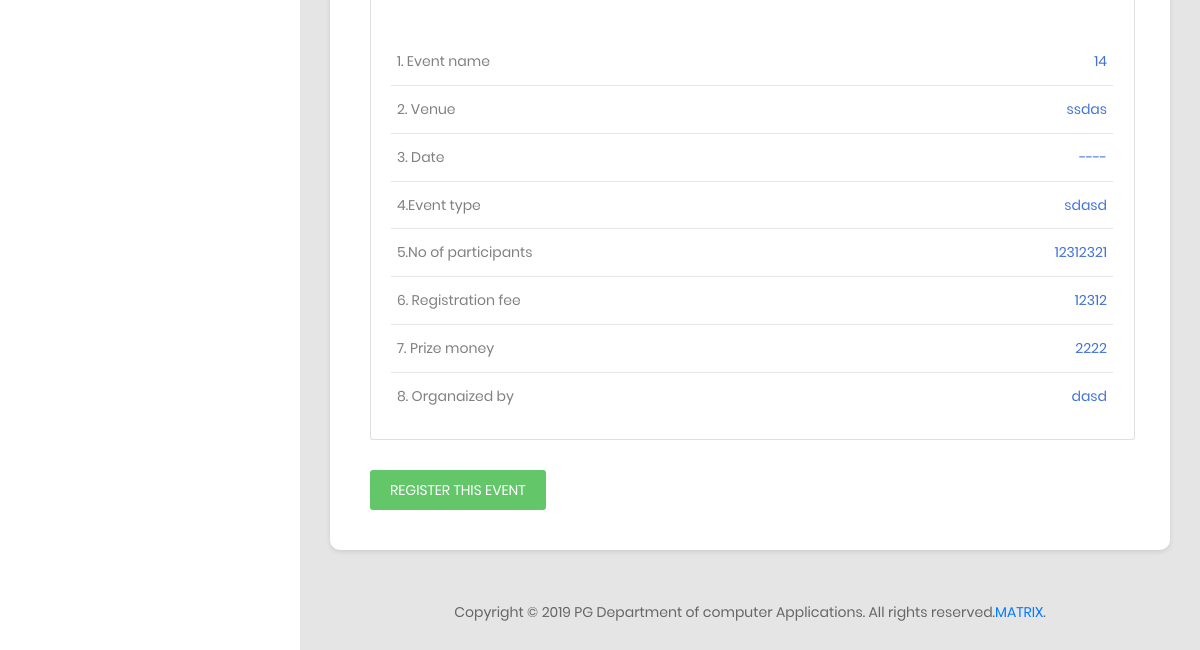
The page /event/ (lower part) on the database as committed earlier.
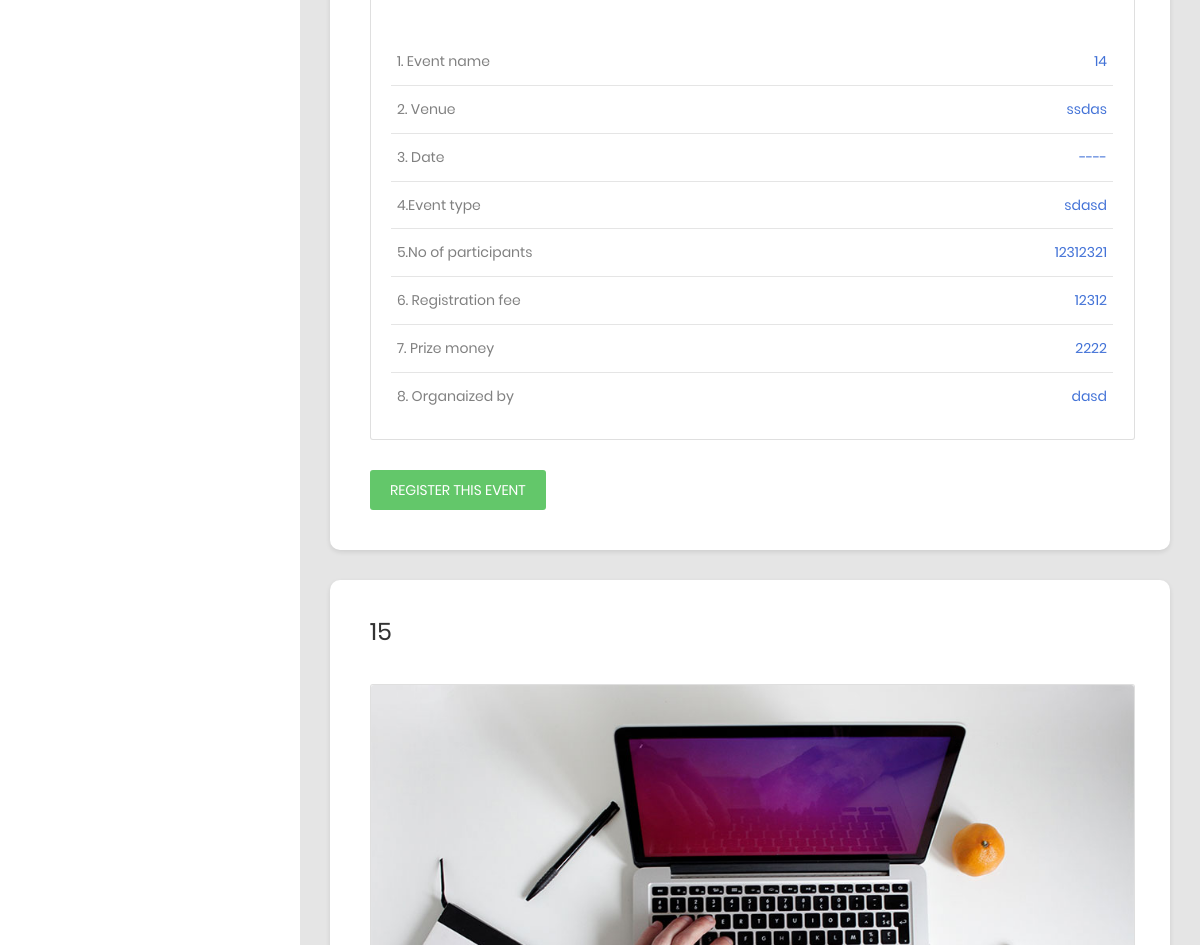
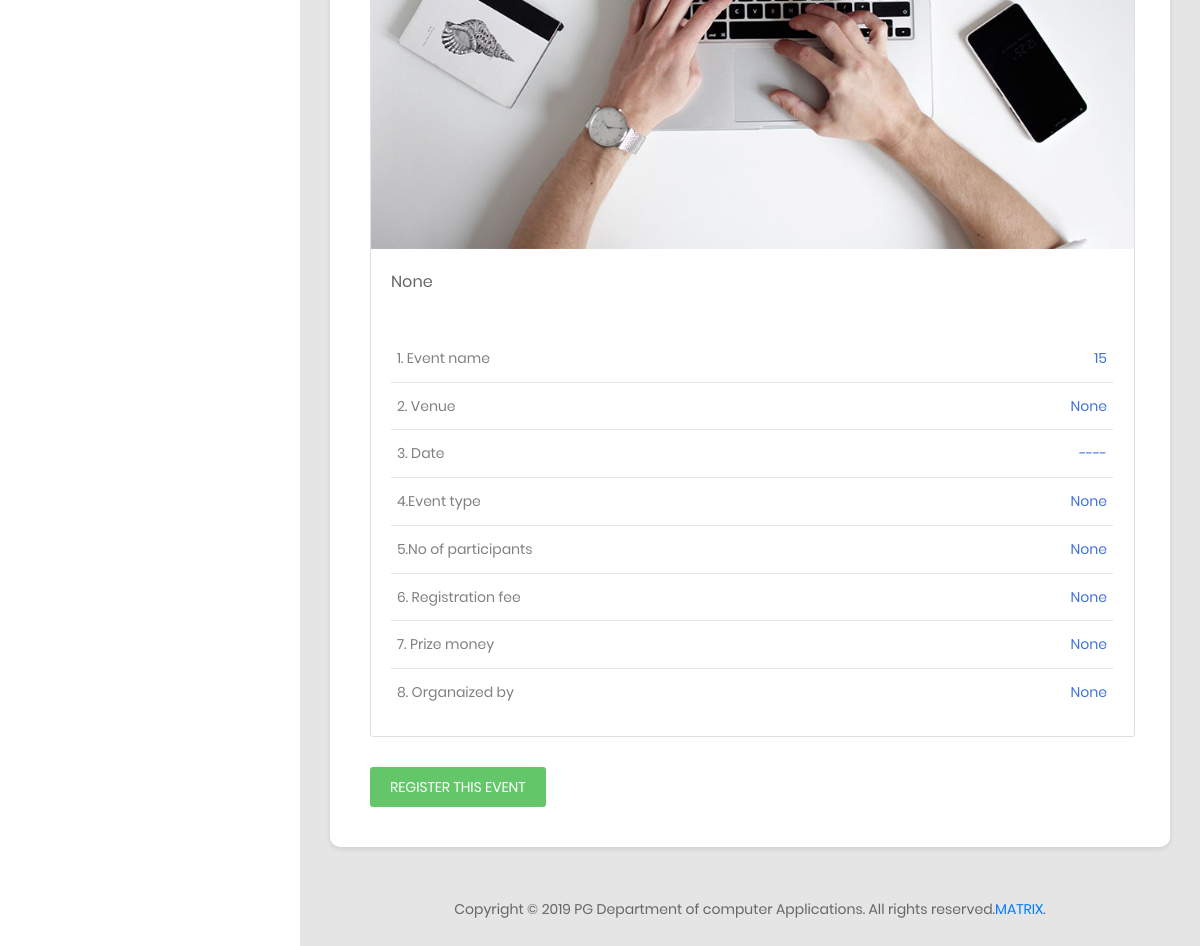
The same page on the database as committed later (2 pictures, top to bottom).
### EventApp/models.py (models this page shows)
class Admin(models.Model):
    eventid = models.IntegerField(primary_key=True)
    eventname = models.CharField(max_length=25)
    venue = models.TextField()
    regfee = models.IntegerField()
    tpm = models.IntegerField()
    ddepartment = models.CharField(max_length=200)
    descreption = models.TextField()
    brochure = models.ImageField()
    eventcategory=models.TextField()
    parti=models.IntegerField()
    edate=models.DateField(default=date.today())

### EventApp/views.py (the view)
# urls.py: path('event/', views.event, name='event'),
def event(request):
    ob=Admin.objects.all()
    ob1=departmentn.objects.all()
    ob2=months.objects.all()
    ob3=week.objects.all()
    return render(request, 'enduser/event.html', context={'data': ob,'data1':ob1,'data2':ob2,'data3':ob3})

### EventApp/templates/enduser/event.html (shortened to what the changed rows need)
{% load static %}
<!DOCTYPE html>
<html lang="en">
<head>
    <link href="{% static 'css/font-face.css' %}" rel="stylesheet" media="all">
    <link href="{% static 'vendor/font-awesome-4.7/css/font-awesome.min.css' %}" rel="stylesheet" media="all">
    <link href="{% static 'vendor/font-awesome-5/css/fontawesome-all.min.css' %}" rel="stylesheet" media="all">
    <link href="{% static 'vendor/mdi-font/css/material-design-iconic-font.min.css' %}" rel="stylesheet" media="all">
    <link href="{% static 'vendor/bootstrap-4.1/bootstrap.min.css' %}" rel="stylesheet" media="all">
    <link href="{% static 'vendor/animsition/animsition.min.css' %}" rel="stylesheet" media="all">
    <link href="{% static 'vendor/bootstrap-progressbar/bootstrap-progressbar-3.3.4.min.css' %}" rel="stylesheet" media="all">
    <link href="{% static 'vendor/wow/animate.css' %}" rel="stylesheet" media="all">
    <link href="{% static 'vendor/css-hamburgers/hamburgers.min.css' %}" rel="stylesheet" media="all">
    <link href="{% static 'vendor/slick/slick.css' %}" rel="stylesheet" media="all">
    <link href="{% static 'vendor/select2/select2.min.css' %}" rel="stylesheet" media="all">
    <link href="{% static 'vendor/perfect-scrollbar/perfect-scrollbar.css' %}" rel="stylesheet" media="all">
    <link href="{% static 'css/theme.css' %}" rel="stylesheet" media="all">
</head>
<body class="animsition">
    <div class="page-wrapper">
        <div class="page-container" >
            <div class="main-content">
             <form method="GET">
                <div class="section__content section__content--p30">
                    <div class="container-fluid">
                        <div class="row">
                        {% for item in data %}
                            <div class="au-card m-b-30">
                                    <div class="au-card-inner">
                                        <h3 class="title-2 m-b-40">{{item.eventid}}</h3>
                                         <div class="card">
                                            <img class="card-img-top" src="{% static 'images/bg-title-01.jpg' %}" alt="Card image cap">
                                             <div class="card-body">
                                                 <p class="card-text">{{item.descreption}}</p>
                                             </div>
                                             <div class="card-body card-block">
                                                <div class="table-responsive">
                                                <form method="GET">
                                                     <table class="table table-top-campaign">
                                                            <tr>
                                                                 <td>1. Event name</td>
                                                                 <td>{{item.eventid}}</td>
                                                            </tr>
                                                         <tr>
                                                    <td>2. Venue</td>
                                                    <td>{{item.eventname}}</td>
                                                </tr>
                                                <tr>
                                                    <td>3. Date</td>
                                                    <td>----</td>
                                                </tr>
                                                <tr>
                                                    <td>4.Event type</td>
                                                    <td>{{item.eventcategory}}</td>
                                                </tr>
                                                <tr>
                                                    <td>5.No of participants</td>
                                                    <td>{{item.parti}}</td>
                                                </tr>
                                                <tr>
                                                    <td>6. Registration fee</td>
                                                    <td>{{item.regfee}}</td>
                                                </tr>
                                                <tr>
                                                    <td>7. Prize money</td>
                                                    <td>{{item.tpm}}</td>
                                                </tr>
                                                <tr>
                                                    <td>8. Organaized by</td>
                                                    <td>{{item.ddepartment}}</td>
                                                </tr>
                                                     </table>
                                                 </form>
                                                </div>
                                             </div>
                                         </div>
                                    </div>
                                <a href="/log">
                                <button onclick="location.href='/log'" class="au-btn au-btn-icon au-btn--green au-btn--small">
                                        Register this event</button>
                                </a>
                                </div>
                        {% endfor %}
                        </div>
                    </div>
                </div>
             </form>
            </div>
        </div>
    </div>
</body>
</html>

Rows that differ between the two databases and show on the page:
added Admin: eventid "15", descreption "None", eventname "None", eventcategory "None", parti "None", regfee "None", tpm "None", ddepartment "None"
